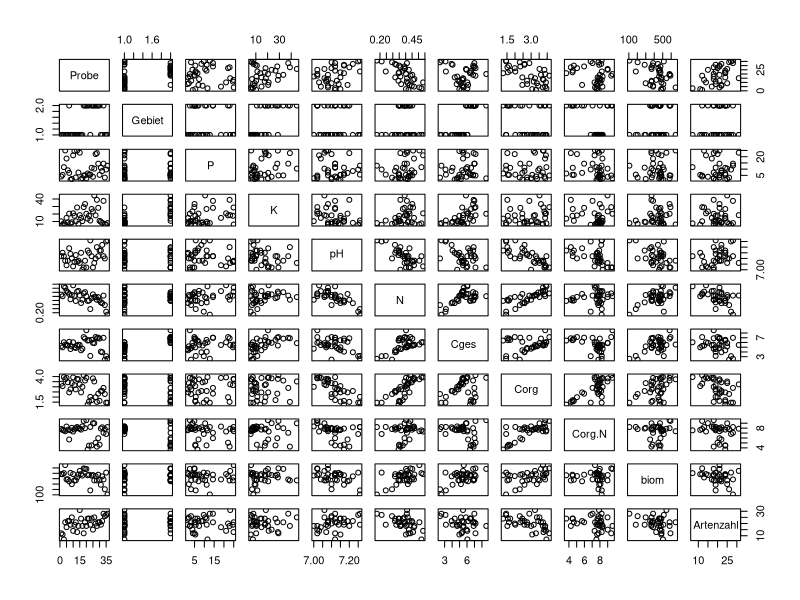
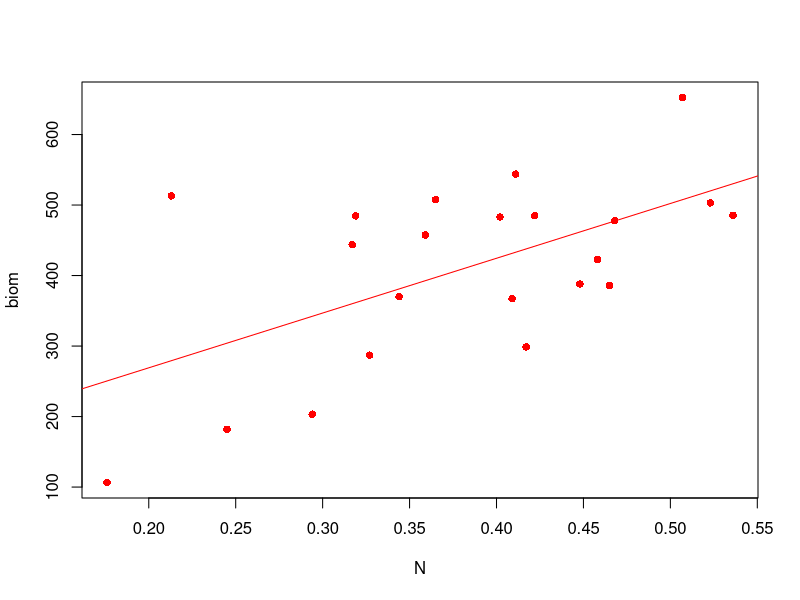
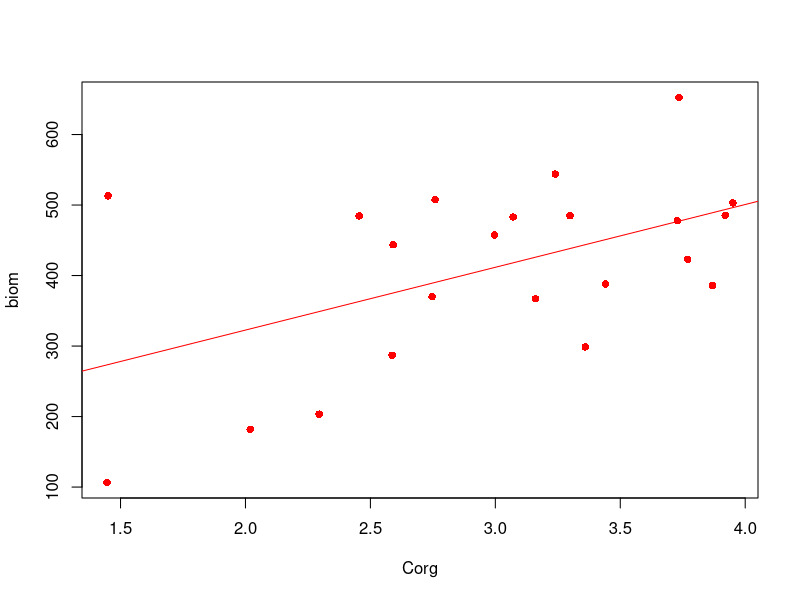
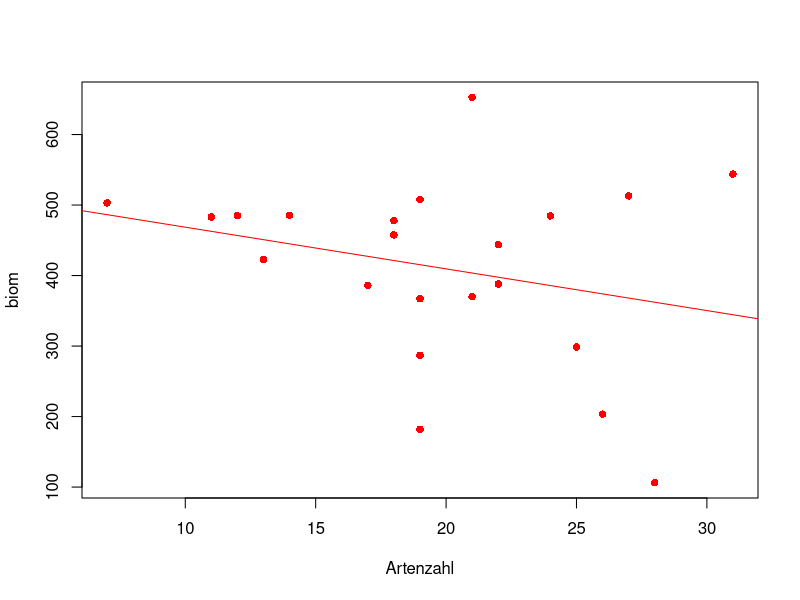
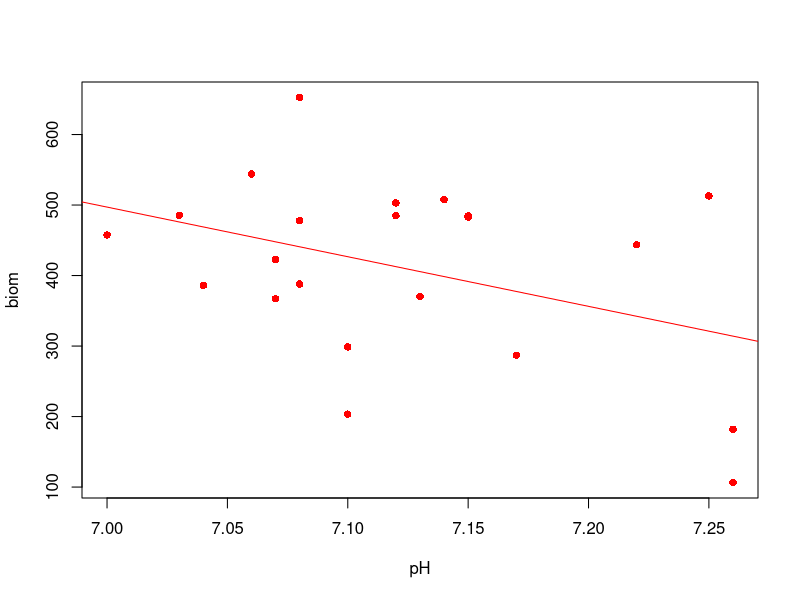
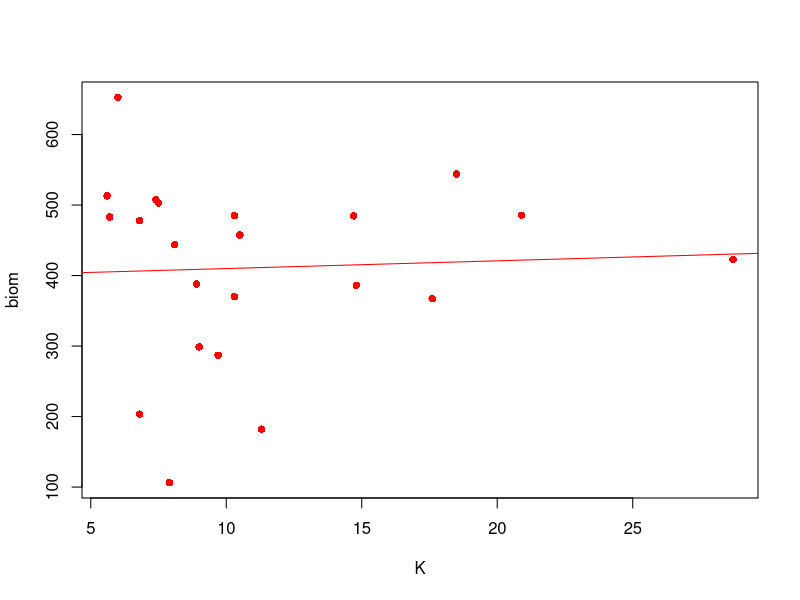
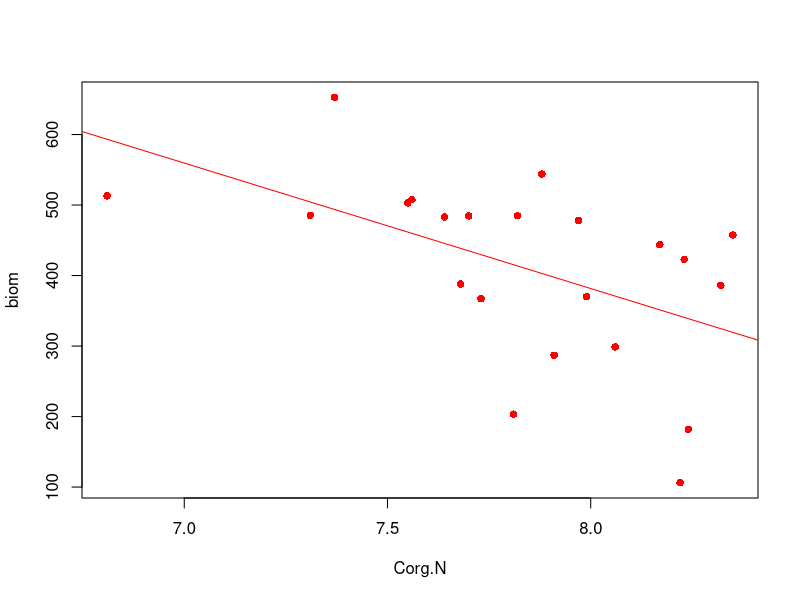
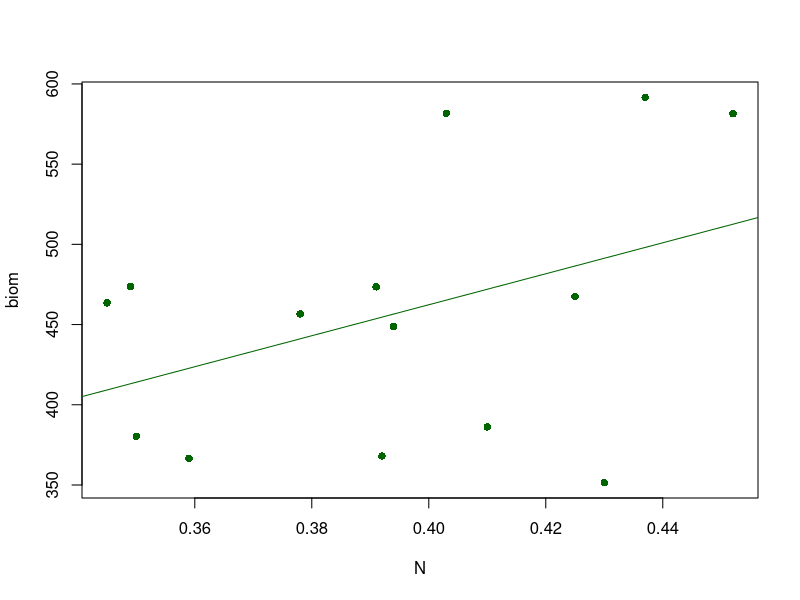

These charts were generated, in order, by the following R code: (Note: this script raises an error after producing the figures.)
################
# Datenset laden
################
set.seed(22)
data.all <- read.csv("frischwiesen.csv", sep = ";")
data.Ilmtal <- data.all[data.all$Gebiet == "Ilmtal", ]
data.Saaletal <- data.all[data.all$Gebiet == "Saaletal", ]

####################################################
# 1. Leiten Sie zuna??chst getrennt fu??r das Saaletal
# und das Ilmtal geeignete lineare Modelle zur 
# Prognose der Biomasseproduktion her.
####################################################

# Visualisieren der Variablen im Verh?ltnis:
plot(data.all)
# Jede Variable gegeneinander Plotten,
# vielversprechende Kombinationen selektieren.

##############
### Ilmtal ###
##############
model_ilm_N <- lm(biom~1+N, data = data.Ilmtal) # biomasse ~ Stickstoff
model_ilm_Corg <- lm(biom~1+Corg, data = data.Ilmtal) # biomasse ~Kohlenstoff
model_ilm_Artenzahl <- lm(biom~1+Artenzahl, data = data.Ilmtal) # biomasse ~ Artenzahl
model_ilm_pH <- lm(biom~1+pH, data = data.Ilmtal) # biomasse ~ pH
model_ilm_K <- lm(biom~1+K, data = data.Ilmtal) # biomasse ~ Kalium
model_ilm_Corg.N <- lm(biom~1+Corg.N, data = data.Ilmtal) # biomasse ~ Kohlenstoff/Stickstoff


# biomasse ~ Stickstoff
plot(biom~N, data = data.Ilmtal, col = "red", pch=16) 
abline(model_ilm_N, col = "red")

# biomasse ~Kohlenstoff
plot(biom~Corg, data = data.Ilmtal, col = "red", pch=16)
abline(model_ilm_Corg, col = "red")

# biomasse ~ Artenzahl
plot(biom~Artenzahl, data = data.Ilmtal, col = "red", pch=16)
abline(model_ilm_Artenzahl, col = "red")

# biomasse ~ pH
plot(biom~pH, data = data.Ilmtal, col = "red", pch=16)
abline(model_ilm_pH, col = "red")

# biomasse ~ Kalium
plot(biom~K, data = data.Ilmtal, col = "red", pch=16)
abline(model_ilm_K, col = "red")

# biomasse ~ Corg.N
plot(biom~Corg.N, data = data.Ilmtal, col = "red", pch=16)
abline(model_ilm_Corg.N, col = "red")


################
### Saaletal ###
################
model_saale_N <- lm(biom~1+N, data = data.Saaletal) # biomasse ~ Stickstoff
model_saale_Corg <- lm(biom~1+Corg, data = data.Saaletal) # biomasse ~Kohlenstoff
model_saale_Artenzahl <- lm(biom~1+Artenzahl, data = data.Saaletal) # biomasse ~ Artenzahl
model_saale_pH <- lm(biom~1+pH, data = data.Saaletal) # biomasse ~ pH
model_saale_K <- lm(biom~1+K, data = data.Saaletal) # biomasse ~ Kalium
model_saale_Corg.N <- lm(biom~1+Corg.N, data = data.Saaletal) # biomasse ~ Kohlenstoff/Stickstoff

# biomasse ~ Stickstoff
plot(biom~N, data = data.Saaletal, col = "darkgreen", pch=16)
abline(model_saale_N, col = "darkgreen")

# biomasse ~Kohlenstoff
plot(biom~Corg, data = data.Saaletal, col = "darkgreen", pch=16)
abline(model_saale_Corg, col = "darkgreen")

# biomasse ~ Artenzahl
plot(biom~Artenzahl, data = data.Saaletal, col = "darkgreen", pch=16)
abline(model_saale_Artenzahl, col = "darkgreen")

# biomasse ~ pH
plot(biom~pH, data = data.Saaletal, col = "darkgreen", pch=16)
abline(model_saale_pH, col = "darkgreen")

# biomasse ~ Kalium
plot(biom~K, data = data.Saaletal, col = "darkgreen", pch=16)
abline(model_saale_K, col = "darkgreen")

# biomasse ~ Corg.N
plot(biom~Corg.N, data = data.Saaletal, col = "darkgreen", pch=16)
abline(model_saale_Corg.N, col = "darkgreen")


#########################
### Kombinierte Plots ###
#########################
ylow <- 0

# biomasse ~ Stickstoff
model_all_N <- lm(biom~1+N, data = data.all)
plot(biom~N, data = data.Saaletal, col = "darkgreen", pch=16, ylim=c(ylow,600), xlim=c(0.1,0.6))
par(new=TRUE)
plot(biom~N, data = data.Ilmtal, col = "red", pch=16, ann=FALSE, axes=FALSE, ylim=c(ylow,600), xlim=c(0.1,0.6))
abline(model_saale_N, col = "darkgreen")
abline(model_ilm_N, col = "red")
abline(model_all_N, col = "black", lwd=2)

# biomasse ~ Kohlenstoff
model_all_Corg <- lm(biom~1+Corg, data = data.all)
plot(biom~Corg, data = data.Saaletal, col = "darkgreen", pch=16, ylim=c(ylow,600), xlim=c(1,4.5))
par(new=TRUE)
plot(biom~Corg, data = data.Ilmtal, col = "red", pch=16, ann=FALSE, axes=FALSE, ylim=c(ylow,600), xlim=c(1,4.5))
abline(model_ilm_Corg, col = "red")
abline(model_saale_Corg, col = "darkgreen")
abline(model_all_Corg, col = "black", lwd=2)

# biomasse ~ Artenzahl
model_all_Artenzahl <- lm(biom~1+Artenzahl, data = data.all)
plot(biom~Artenzahl, data = data.Saaletal, col = "darkgreen", pch=16,  ylim=c(ylow,600), xlim=c(7,31))
par(new=TRUE)
plot(biom~Artenzahl, data = data.Ilmtal, col = "red", pch=16, ylim=c(ylow,600), xlim=c(7,31))
abline(model_saale_Artenzahl, col = "darkgreen")
abline(model_ilm_Artenzahl, col = "red")
abline(model_all_Artenzahl, col = "black", lwd=2)

# biomasse ~ pH
model_all_pH <- lm(biom~1+pH, data = data.all)
plot(biom~pH, data = data.Saaletal, col = "darkgreen", pch=16, ylim=c(ylow,600), xlim=c(7,7.26))
par(new=TRUE)
plot(biom~pH, data = data.Ilmtal, col = "red", pch=16, ylim=c(ylow,600), xlim=c(7,7.26))
abline(model_saale_pH, col = "darkgreen")
abline(model_ilm_pH, col = "red")
abline(model_all_pH, col = "black", lwd=2)

# biomasse ~ Kalium
model_all_K <- lm(biom~1+K, data = data.all)
plot(biom~K, data = data.Saaletal, col = "darkgreen", pch=16, ylim=c(ylow,600), xlim=c(5.6, 44.8))
par(new=TRUE)
plot(biom~K, data = data.Ilmtal, col = "red", pch=16, ylim=c(ylow,600), xlim=c(5.6, 44.8))
abline(model_ilm_K, col = "red")
abline(model_saale_K, col = "darkgreen")
abline(model_all_K, col = "black", lwd=2)

#min(data.all$K)
#max(data.all$K)

####################################################
# Korrelationskoeffizienten der einfachen Variablen 
#################################################### 
cor_saale_N <- cor(data.Saaletal$biom, data.Saaletal$N)
cor_ilm_N <- cor(data.Ilmtal$biom, data.Ilmtal$N)
cor_all_N <- cor(data.all$biom, data.all$N)

cor_saale_Corg <- cor(data.Saaletal$biom, data.Saaletal$Corg)
cor_ilm_Corg <- cor(data.Ilmtal$biom, data.Ilmtal$Corg)
cor_all_Corg <- cor(data.all$biom, data.all$Corg)

cor_saale_Artenzahl <- cor(data.Saaletal$biom, data.Saaletal$Artenzahl)
cor_ilm_Artenzahl <- cor(data.Ilmtal$biom, data.Ilmtal$Artenzahl)
cor_all_Artenzahl <- cor(data.all$biom, data.all$Artenzahl)

cor_saale_pH <- cor(data.Saaletal$biom, data.Saaletal$pH)
cor_ilm_pH <- cor(data.Ilmtal$biom, data.Ilmtal$pH)
cor_all_pH <- cor(data.all$biom, data.all$pH)

cor_saale_K <- cor(data.Saaletal$biom, data.Saaletal$K)
cor_ilm_K <- cor(data.Ilmtal$biom, data.Ilmtal$K)
cor_all_K <- cor(data.all$biom, data.all$K)

cor_saale_Corg <- cor(data.Saaletal$biom, data.Saaletal$Corg)
cor_ilm_Corg <- cor(data.Ilmtal$biom, data.Ilmtal$Corg)
cor_all_Corg <- cor(data.all$biom, data.all$Corg)


###################################################
# Model Selection basierend auf Beobachtungen
###################################################
model_ILM <- lm(biom~1+N+Corg+Artenzahl)


####################################################
# 2. Analysieren Sie dann beide Teildatensa??tze gemeinsam
# und untersuchen Sie insbesondere das Vorliegen von 
# Wechselwirkungen, d.h. unterschiedliche quantitative 
# Effekte der Einflussgro???en in den beiden Untersuchungsgebieten.
####################################################



